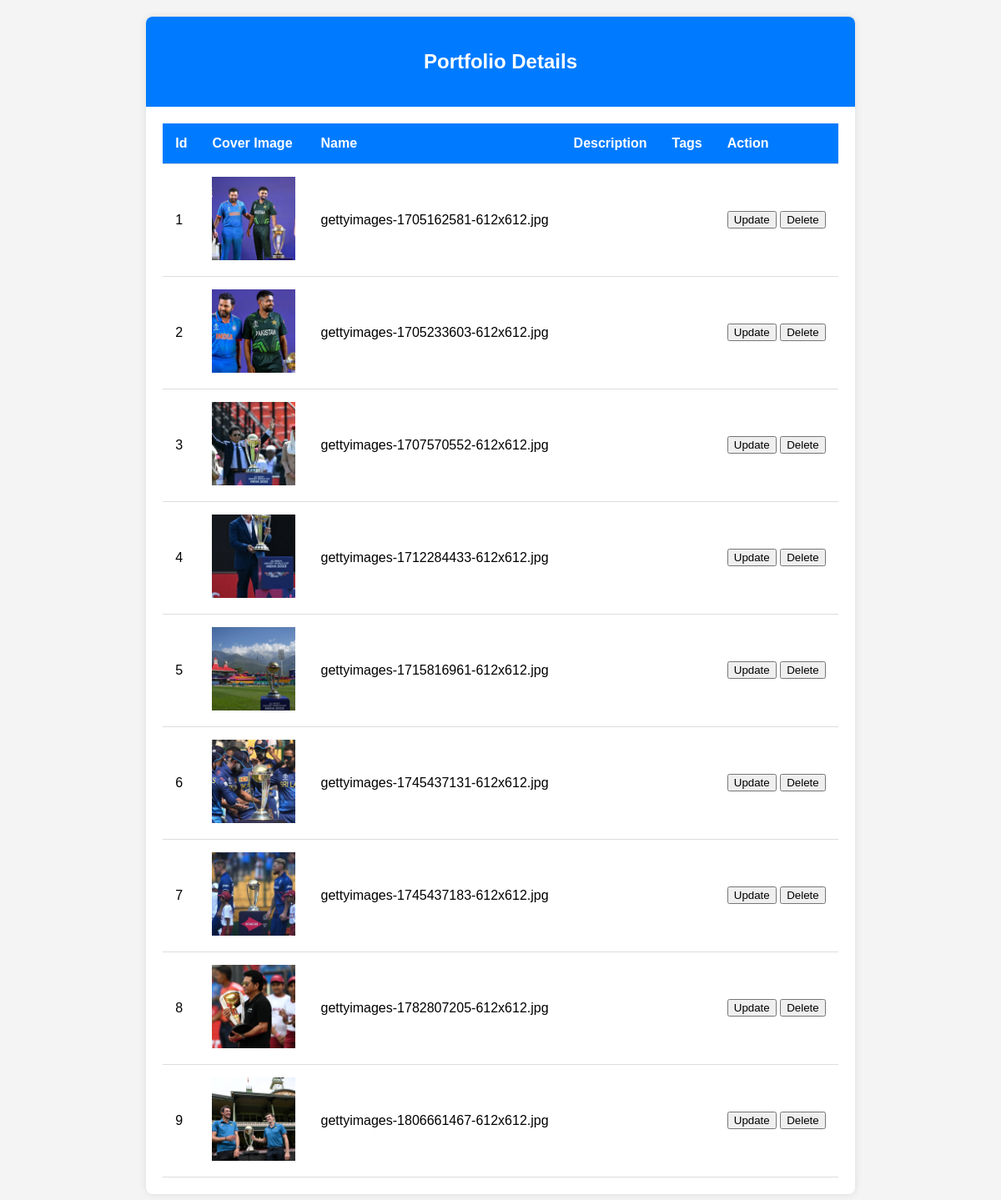
The app's page /dashboard/portfolio.php?id=7 (signed in) with its own data.
### tables this page shows
CREATE TABLE `images` (
  `id` int NOT NULL,
  `userid` int NOT NULL,
  `portfolio_id` int NOT NULL,
  `name` varchar(225) NOT NULL,
  `description` varchar(225) NOT NULL,
  `path` varchar(225) NOT NULL
);

### dashboard/portfolio.php (the view, shortened to what this page needs)
<!DOCTYPE html>
<html lang="en">
<head>
</head>
<body>
    <div>
        <main class="table">
            <section class="table__header">
                <h1>Portfolio Details</h1>
            </section>
            <section class="table__body">
                <table>
                    <thead>
                        <tr>
                            <th> Id </th>
                            <th> Cover Image </th>
                            <th> Name </th>
                            <th> Description </th>
                            <th>Tags</th>
                            <th>Action </th>
                        </tr>
                    </thead>
                    <tbody>
                        <?php
                        $userid = $_COOKIE['user_id'];
                        $id = $_GET['id'];
                        include 'server.php';
                        $sql = "SELECT * FROM images WHERE userid = '$userid' AND portfolio_id='$id'";
                        $code = mysqli_query($conn, $sql);
                        $i = 1;
                        while($res = mysqli_fetch_assoc($code)){
                            $portfolio = $res['id'];
                            $name = $res['name'];
                            $imagepath = $userid . '/' . $id . '/' . $id . '/' . $name;
                            $tags = [];
                            $tagList = !empty($tags) ? implode(', ', $tags) : '';
                        ?>
                        <tr>
                            <td><?php echo $i; ?></td>
                            <td><img src="../<?php echo $imagepath; ?>" class="image"></td>
                            <td><?php echo $res['name']; ?></td>
                            <td><?php echo $res['description']; ?></td>
                            <td><?php echo $tagList; ?></td>
                            <td>
                                <a href='imageupdate.php?id=<?php echo $portfolio?>'><button>Update</button></a>
                                <a href='imagedelete.php?id=<?php echo $portfolio?>'><button>Delete</button></a>
                            </td>
                        </tr>
                        <?php
                            $i = $i + 1;
                        }
                        ?>
                    </tbody>
                </table>
            </section>
        </main>
    </div>
</body>
</html>

### dashboard/portfolio.php (style rules this page uses)
body { font-family: Arial, sans-serif; background-color: #f4f4f4; display: flex; justify-content: center; align-items: center; margin: 0; }
.table { margin: 20px auto; border-collapse: collapse; background: #fff; box-shadow: 0 0 10px rgba(0, 0, 0, 0.1); border-radius: 8px; overflow: hidden; }
.table__header { background-color: #007BFF; color: white; padding: 20px; text-align: center; }
.table__body { padding: 20px; }
table { width: 100%; border-spacing: 0; }
thead { background-color: #007BFF; color: white; }
th, td { padding: 15px; text-align: left; border-bottom: 1px solid #ddd; }
.image { width: 100px; height: 100px; object-fit: cover; transition: transform 0.2s ease-in-out; }

### records on screen
images: name (picture), name "gettyimages-1705162581-612x612.jpg"
images: name (picture), name "gettyimages-1705233603-612x612.jpg"
images: name (picture), name "gettyimages-1707570552-612x612.jpg"
images: name (picture), name "gettyimages-1712284433-612x612.jpg"
images: name (picture), name "gettyimages-1715816961-612x612.jpg"
images: name (picture), name "gettyimages-1745437131-612x612.jpg"
images: name (picture), name "gettyimages-1745437183-612x612.jpg"
images: name (picture), name "gettyimages-1782807205-612x612.jpg"
images: name (picture), name "gettyimages-1806661467-612x612.jpg"
